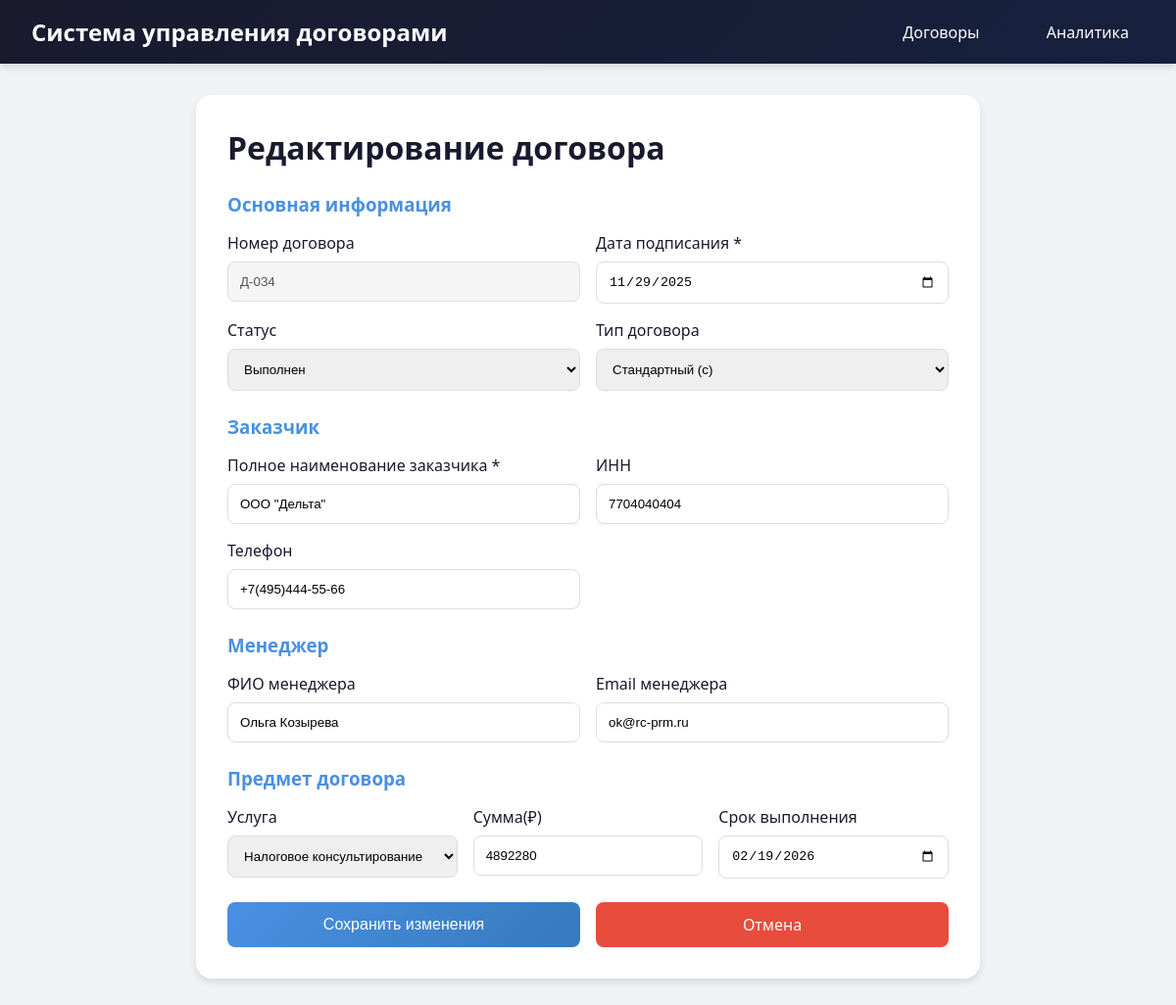
The app's page /contracts/Д-034/edit with its own data.
### tables this page shows
CREATE TABLE contract (
            contract_number VARCHAR(50) NOT NULL UNIQUE,
            signing_contract_date DATE NOT NULL,
            status VARCHAR(20) DEFAULT 'В работе',
            type VARCHAR(1) DEFAULT 'с',
            id_client INTEGER NOT NULL,
            id_manager INTEGER,
            id_object INTEGER,
            FOREIGN KEY (id_client) REFERENCES client(id_client),
            FOREIGN KEY (id_manager) REFERENCES manager(id_manager),
            FOREIGN KEY (id_object) REFERENCES object(id_object)
        );

CREATE TABLE client (
            id_client INTEGER PRIMARY KEY AUTOINCREMENT,
            client_name VARCHAR(150) NOT NULL,
            client_INN VARCHAR(12),
            client_phone_number VARCHAR(20)
        );

CREATE TABLE manager (
            id_manager INTEGER PRIMARY KEY AUTOINCREMENT,
            manager_name VARCHAR(150) NOT NULL,
            manager_email VARCHAR(100)
        );

CREATE TABLE object (
            id_object INTEGER PRIMARY KEY AUTOINCREMENT,
            id_service INTEGER NOT NULL,
            price INTEGER,
            finishing_date DATE,
            FOREIGN KEY (id_service) REFERENCES service(id_service)
        );

### app.py (the view, shortened to what this page needs)
@app.route('/contracts/<contract_number>/edit', methods=['GET', 'POST'])
def contract_edit(contract_number):
    conn = get_db()
    contract = conn.execute('''
        SELECT
            c.contract_number,
            c.signing_contract_date,
            c.status,
            c.type,
            cl.id_client,
            cl.client_name,
            cl.client_INN,
            cl.client_phone_number,
            m.id_manager,
            m.manager_name,
            m.manager_email,
            s.id_service,
            s.service_name,
            o.price,
            o.finishing_date
        FROM contract c
        JOIN client cl ON c.id_client = cl.id_client
        LEFT JOIN manager m ON c.id_manager = m.id_manager
        LEFT JOIN object o ON c.id_object = o.id_object
        LEFT JOIN service s ON o.id_service = s.id_service
        WHERE c.contract_number = ?
    ''', (contract_number,)).fetchone()
    services = conn.execute('SELECT id_service, service_name FROM service').fetchall()
    managers = conn.execute('SELECT id_manager, manager_name FROM manager').fetchall()
    conn.close()
    if not contract:
        flash('Договор не найден', 'danger')
        return redirect(url_for('contracts'))
    return render_template('contract_edit.html',
                          contract=contract,
                          services=services,
                          managers=managers)

### database.py (called while the page is built)
def get_db():
    conn = sqlite3.connect(DATABASE)
    conn.row_factory = sqlite3.Row
    return conn

### templates/contract_edit.html (shortened to what this page needs)
{% extends "base.html" %}
{% block content %}
<div style="max-width: 800px; margin: 0 auto; background: white; border-radius: 16px; padding: 2rem; box-shadow: 0 4px 6px rgba(0,0,0,0.1);">
    <h1 style="margin-bottom: 1.5rem;">Редактирование договора</h1>
    <form method="post">
        <h3 style="margin-bottom: 1rem; color: #4a90e2;">Основная информация</h3>
        <div style="display: grid; grid-template-columns: 1fr 1fr; gap: 1rem; margin-bottom: 1.5rem;">
            <div>
                <label style="display: block; margin-bottom: 0.5rem; font-weight: 500;">Номер договора</label>
                <input type="text" value="{{ contract.contract_number }}" disabled style="width: 100%; padding: 0.75rem; border: 1px solid #ddd; border-radius: 8px; background: #f5f5f5;">
            </div>
            <div>
                <label style="display: block; margin-bottom: 0.5rem; font-weight: 500;">Дата подписания *</label>
                <input type="date" name="signing_contract_date" value="{{ contract.signing_contract_date }}" required style="width: 100%; padding: 0.75rem; border: 1px solid #ddd; border-radius: 8px;">
            </div>
            <div>
                <label style="display: block; margin-bottom: 0.5rem; font-weight: 500;">Статус</label>
                <select name="status" style="width: 100%; padding: 0.75rem; border: 1px solid #ddd; border-radius: 8px;">
                    <option value="Выполнен" {% if contract.status == 'Выполнен' %}selected{% endif %}>Выполнен</option>
                </select>
            </div>
            <div>
                <label style="display: block; margin-bottom: 0.5rem; font-weight: 500;">Тип договора</label>
                <select name="type" style="width: 100%; padding: 0.75rem; border: 1px solid #ddd; border-radius: 8px;">
                    <option value="с" {% if contract.type == 'с' %}selected{% endif %}>Стандартный (с)</option>
                </select>
            </div>
        </div>
        <h3 style="margin-bottom: 1rem; color: #4a90e2;">Заказчик</h3>
        <div style="display: grid; grid-template-columns: 1fr 1fr; gap: 1rem; margin-bottom: 1.5rem;">
            <div>
                <label style="display: block; margin-bottom: 0.5rem; font-weight: 500;">Полное наименование заказчика *</label>
                <input type="text" name="client_name" value="{{ contract.client_name }}" required style="width: 100%; padding: 0.75rem; border: 1px solid #ddd; border-radius: 8px;">
            </div>
            <div>
                <label style="display: block; margin-bottom: 0.5rem; font-weight: 500;">ИНН</label>
                <input type="text" name="client_INN" value="{{ contract.client_INN or '' }}" style="width: 100%; padding: 0.75rem; border: 1px solid #ddd; border-radius: 8px;">
            </div>
            <div>
                <label style="display: block; margin-bottom: 0.5rem; font-weight: 500;">Телефон</label>
                <input type="text" name="client_phone_number" value="{{ contract.client_phone_number or '' }}" style="width: 100%; padding: 0.75rem; border: 1px solid #ddd; border-radius: 8px;">
            </div>
        </div>
        <h3 style="margin-bottom: 1rem; color: #4a90e2;">Менеджер</h3>
        <div style="display: grid; grid-template-columns: 1fr 1fr; gap: 1rem; margin-bottom: 1.5rem;">
            <div>
                <label style="display: block; margin-bottom: 0.5rem; font-weight: 500;">ФИО менеджера</label>
                <input type="text" name="manager_name" list="managers_list" value="{{ contract.manager_name or '' }}" style="width: 100%; padding: 0.75rem; border: 1px solid #ddd; border-radius: 8px;">
            </div>
            <div>
                <label style="display: block; margin-bottom: 0.5rem; font-weight: 500;">Email менеджера</label>
                <input type="email" name="manager_email" value="{{ contract.manager_email or '' }}" style="width: 100%; padding: 0.75rem; border: 1px solid #ddd; border-radius: 8px;">
            </div>
        </div>
        <h3 style="margin-bottom: 1rem; color: #4a90e2;">Предмет договора</h3>
        <div style="display: grid; grid-template-columns: 1fr 1fr 1fr; gap: 1rem; margin-bottom: 1.5rem;">
            <div>
                <label style="display: block; margin-bottom: 0.5rem; font-weight: 500;">Услуга</label>
                <select name="service_id" style="width: 100%; padding: 0.75rem; border: 1px solid #ddd; border-radius: 8px;">
                    {% for service in services %}
                    <option value="{{ service.id_service }}" {% if contract.id_service == service.id_service %}selected{% endif %}>{{ service.service_name }}</option>
                    {% endfor %}
                </select>
            </div>
            <div>
                <label style="display: block; margin-bottom: 0.5rem; font-weight: 500;">Сумма(₽)</label>
                <input type="number" step="0.01" name="price" value="{{ contract.price or 0 }}" style="width: 100%; padding: 0.75rem; border: 1px solid #ddd; border-radius: 8px;">
            </div>
            <div>
                <label style="display: block; margin-bottom: 0.5rem; font-weight: 500;">Срок выполнения</label>
                <input type="date" name="finishing_date" value="{{ contract.finishing_date or '' }}" style="width: 100%; padding: 0.75rem; border: 1px solid #ddd; border-radius: 8px;">
            </div>
        </div>
        <div style="display: flex; gap: 1rem;">
            <button type="submit" style="flex: 1; padding: 0.75rem; background: linear-gradient(135deg, #4a90e2 0%, #357abd 100%); color: white; border: none; border-radius: 8px; font-size: 1rem; cursor: pointer;">Сохранить изменения</button>
            <a href="/" style="flex: 1; text-align: center; padding: 0.75rem; background: #e74c3c; color: white; text-decoration: none; border-radius: 8px;">Отмена</a>
        </div>
    </form>
</div>
{% endblock %}

### static/css/style.css (style rules this page uses)
* { margin: 0; padding: 0; box-sizing: border-box; }
body { font-family: 'Segoe UI', Tahoma, Geneva, Verdana, sans-serif; background-color: #f0f2f5; color: #1a1a2e; }

### records on screen
contract: contract_number "Д-034", signing_contract_date "11/29/2025", status "Выполнен", type "Стандартный (с)"
client: client_name "ООО \"Дельта\"", client_INN "7704040404", client_phone_number "+7(495)444-55-66"
manager: manager_name "Ольга Козырева", manager_email "ok@rc-prm.ru"
object: price "4892280", finishing_date "02/19/2026"

### other values on screen
form field service_id "Налоговое консультирование"
